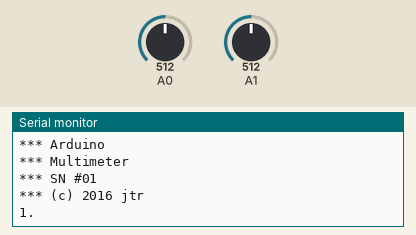
This sketch was run on a simulated Arduino Nano, built with avr-gcc and run on an emulated ATmega328P. Parts: the last lines printed to the serial monitor. Inputs (shaded band) come from the test bench; at power-on: A0 = 512, A1 = 512.

Above: at 1.2 s.
1.3 s: A0 set to 716
At 1.3 s:
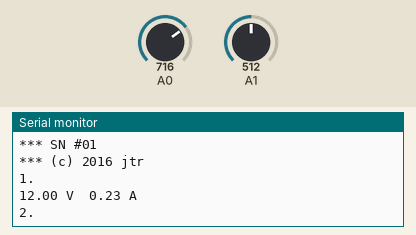
2.8 s: A1 set to 716
At 4.1 s:
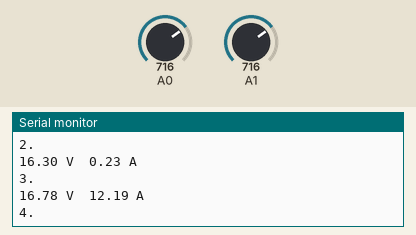
4.3 s: A0 set to 900
At 5.6 s:
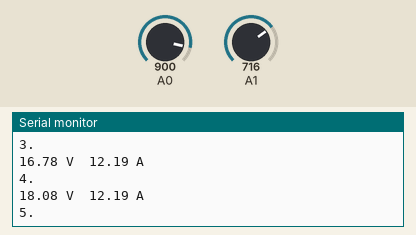
5.8 s: A1 set to 900
At 7.0 s:
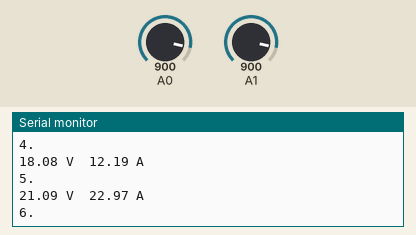
Timing chart, 0 to 8.3 s (numbered marks = the images above; inputs shaded):
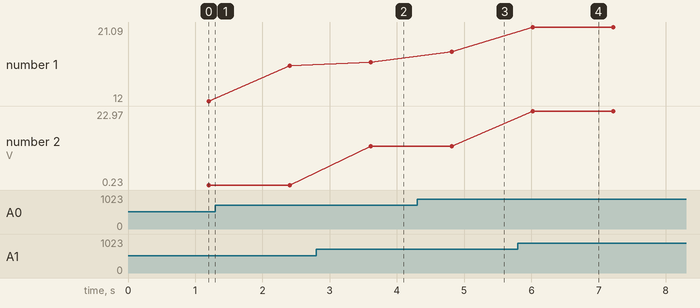

The sketch:

Multimeter.ino
```cpp
/*
 * Multimeter
 * (c) 2016 jtr
 * Nano
 */

#define SERIALNO "01"

#define MAXREADINGS 10

#define RESET_COUNTER 30000
#define DELAY_SECOND  1000

void(* resetFunc) (void) = 0;

int counter = 0;

void setup()
{
  Serial.begin(9600);

  Serial.println("*** Arduino");
  Serial.println("*** Multimeter");
  Serial.print("*** SN #");
  Serial.println(SERIALNO);
  Serial.println("*** (c) 2016 jtr");
  Serial.println("");

}

float readVolts()
{
  float volts = 0.0;

  for (int n = 1; n <= MAXREADINGS; ++n) {
    volts = volts + analogRead(A0) * (24.0 / 1024);
    delay(100);
  }
//  Serial.println(analogRead(A0));

  return (volts / MAXREADINGS);
}

float readAmps()
{
  float amps = 0.0;

  for (int n = 1; n <= MAXREADINGS; ++n) {
    amps = amps + (analogRead(A1) - 508) * (30.0 / 512);
    delay(20);
  }
//  Serial.println(analogRead(A1));

  return (amps / MAXREADINGS);
}

void loop()
{
  float volts;
  float amps;

  Serial.println(String(++counter) + ".");

  volts = readVolts();
  amps = readAmps();

  Serial.println(String(volts) + " V\t" + String(amps) + " A\n");

  if (counter == RESET_COUNTER) {
    reboot();
  }
}

void reboot()
{
  Serial.println("Rebooting....");
  delay(DELAY_SECOND);
  resetFunc();
}
```

Measured:
- after the input at 2.8 s, the serial monitor: prints a new line after 0.81 s (image 2)
- after the input at 4.3 s, the serial monitor: prints a new line after 0.51 s (image 3)
- after the input at 5.8 s, the serial monitor: prints a new line after 0.22 s (image 4)
- plotted number 1: 12 → 16.3 after the input at 1.3 s, 16.78 → 18.08 after the input at 4.3 s
- plotted number 2: 0.23 → 12.19 after the input at 2.8 s, 12.19 → 22.97 after the input at 5.8 s
